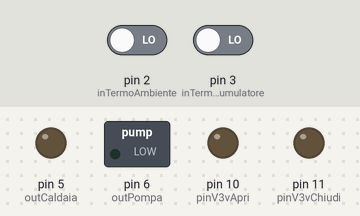
This sketch was run on a simulated Arduino Uno, built with avr-gcc and run on an emulated ATmega328P. On the bench: switched loads named in the sketch (green lamp = pin HIGH), output pins drawn as LEDs (lit = HIGH). Inputs (shaded band) come from the test bench; at power-on: pin 2 (inTermoAmbiente) LOW, pin 3 (inTermoAccumulatore) LOW.

Above: at 2.3 s.
2.4 s: pin 2 (inTermoAmbiente) driven HIGH
At 3.1 s:
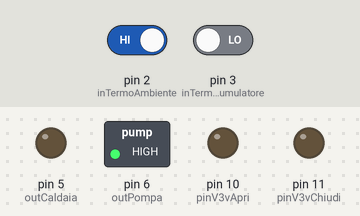
4.0 s: pin 3 (inTermoAccumulatore) driven HIGH
At 5.2 s:
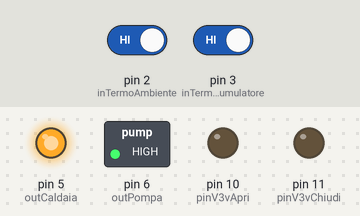
5.5 s: pin 2 (inTermoAmbiente) driven LOW
At 6.5 s:
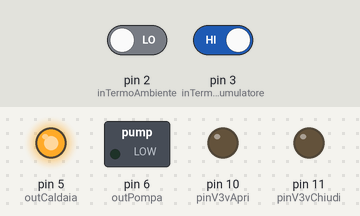
7.0 s: pin 3 (inTermoAccumulatore) driven LOW
At 7.7 s:
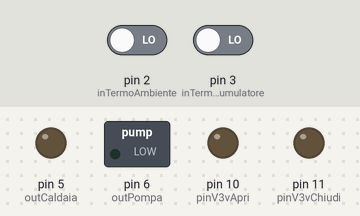
Timing chart, 0 to 9.5 s (numbered marks = the images above; inputs shaded):
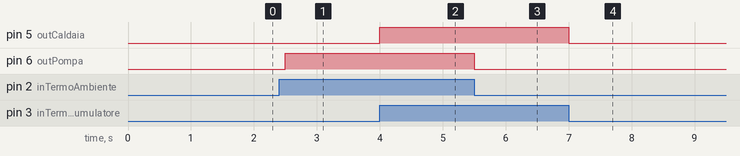

Measured:
- after the input at 2.4 s, pin 6 (outPompa): LOW → HIGH after 0.10 s
- after the input at 4.0 s, pin 5 (outCaldaia): LOW → HIGH at once
- after the input at 5.5 s, pin 6 (outPompa): HIGH → LOW at once
- after the input at 7.0 s, pin 5 (outCaldaia): HIGH → LOW at once

The sketch:

_20101019_Semplificando.pde
```cpp
// In questa versione mancano:
//    Data Logging. Nessuna Seriale, Niente Ethernet
//    Temperatura dell'accumulatore (non) letta tramite termostato

const int outPompa = 6;      // M22 Relay Pompa. M22
const int outCaldaia = 5;    // M23 Relay Caldaia. M23
const int pinV3vApri = 10;   // M21 Relay Valvola 3 Vie Apri    M21
const int pinV3vChiudi = 11; // M20 Relay Valvola 3 Vie Chiudi M20

const int inTermoAmbiente = 2;     // M1 Input Termostati Ambiente
const int inTermoAccumulatore = 3; // M2 Input Termostato Accumulatore

void setup() {
  pinMode( outPompa, OUTPUT );
  pinMode( outCaldaia, OUTPUT );
  pinMode( inTermoAmbiente, INPUT );
  pinMode( inTermoAccumulatore, INPUT );
  pinMode( pinV3vApri, OUTPUT );
  pinMode( pinV3vChiudi, OUTPUT );
  // Per motivi di Debug.
  Serial.begin(9600);
}

void loop() {
  // Rallentiamo il ciclo a una volta ogni 500 ms
  delay(500);
  // Controllo Relay Pompa
  if ( digitalRead( inTermoAmbiente ) == HIGH ) {
    digitalWrite( outPompa, HIGH );
  } else {
    digitalWrite( outPompa, LOW );
  }

  // Controllo Relay Accumulatore
  if ( digitalRead( inTermoAccumulatore ) == HIGH ) {
    digitalWrite( outCaldaia, HIGH );
  } else {
    digitalWrite( outCaldaia, LOW );
  }
}
```
